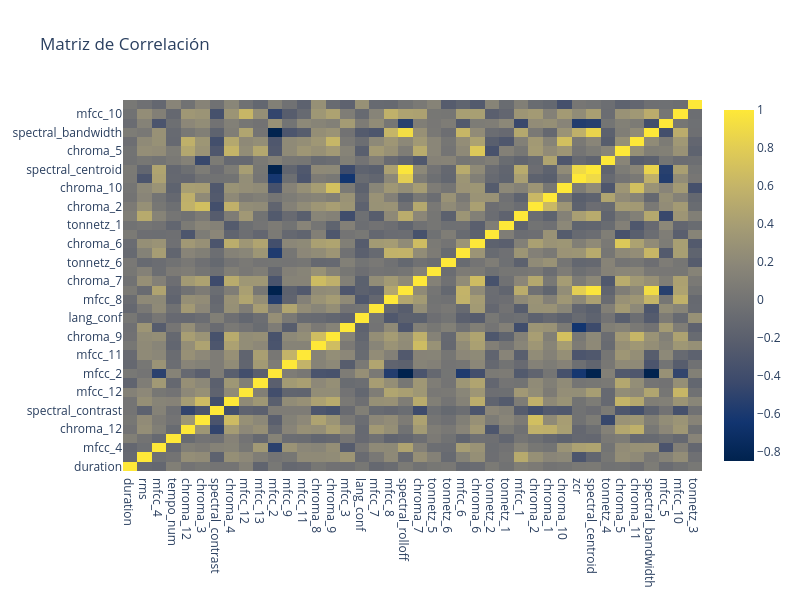

Notebook code for this chart:
### Code cell
analisis.corr_matrix('cividis', False)

### Figure 1 — Plotly figure (JSON) as saved in the notebook; plotly's stock layout.template omitted (floating-point values rounded to 4 significant figures; data arrays with more than 128 entries replaced by an {"elided": "..."} marker saying what was removed)
{"data": [{"colorscale": [[0, "#00224e"], [0.1111, "#123570"], [0.2222, "#3b496c"], [0.3333, "#575d6d"], [0.4444, "#707173"], [0.5556, "#8a8678"], [0.6667, "#a59c74"], [0.7778, "#c3b369"], [0.8889, "#e1cc55"], [1, "#fee838"]], "type": "heatmap", "x": ["duration", "rms", "mfcc_4", "tempo_num", "chroma_12", "chroma_3", "spectral_contrast", "chroma_4", "mfcc_12", "mfcc_13", "mfcc_2", "mfcc_9", "mfcc_11", "chroma_8", "chroma_9", "mfcc_3", "lang_conf", "mfcc_7", "mfcc_8", "spectral_rolloff", "chroma_7", "tonnetz_5", "tonnetz_6", "mfcc_6", "chroma_6", "tonnetz_2", "tonnetz_1", "mfcc_1", "chroma_2", "chroma_1", "chroma_10", "zcr", "spectral_centroid", "tonnetz_4", "chroma_5", "chroma_11", "spectral_bandwidth", "mfcc_5", "mfcc_10", "tonnetz_3"], "y": ["duration", "rms", "mfcc_4", "tempo_num", "chroma_12", "chroma_3", "spectral_contrast", "chroma_4", "mfcc_12", "mfcc_13", "mfcc_2", "mfcc_9", "mfcc_11", "chroma_8", "chroma_9", "mfcc_3", "lang_conf", "mfcc_7", "mfcc_8", "spectral_rolloff", "chroma_7", "tonnetz_5", "tonnetz_6", "mfcc_6", "chroma_6", "tonnetz_2", "tonnetz_1", "mfcc_1", "chroma_2", "chroma_1", "chroma_10", "zcr", "spectral_centroid", "tonnetz_4", "chroma_5", "chroma_11", "spectral_bandwidth", "mfcc_5", "mfcc_10", "tonnetz_3"], "z": {"elided": "40x40 float values"}}], "layout": {"height": 600, "title": {"text": "Matriz de Correlación"}, "width": 800}}
